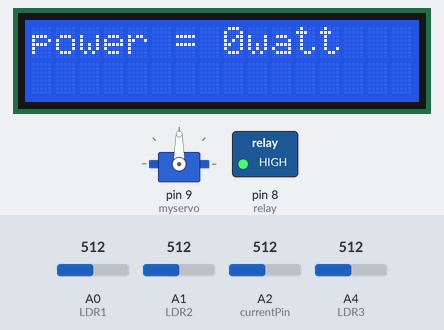
This sketch was run on a simulated Arduino Uno, built with avr-gcc and run on an emulated ATmega328P. On the bench: 16×2 character LCD, servo, switched loads named in the sketch (green lamp = pin HIGH). The test bench sets the inputs (shaded band); at power-on: A2 (currentPin) = 512, A4 (LDR3) = 512, A0 (LDR1) = 512, A1 (LDR2) = 512. What the sketch prints to the serial monitor is not drawn.

Above: at 1.3 s.
1.4 s: A2 (currentPin) set to 535
At 3.3 s:
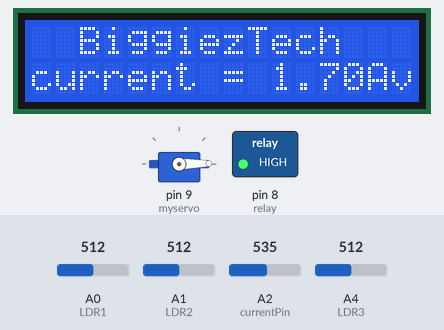
6.7 s: A2 (currentPin) set to 716
At 9.7 s:
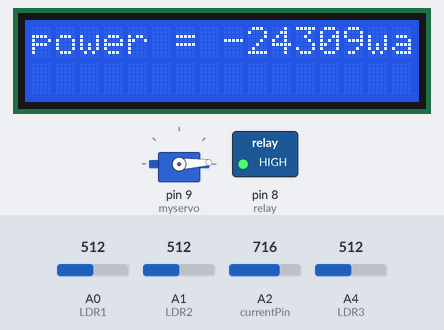
13.6 s: A2 (currentPin) set to 660
At 15.8 s:
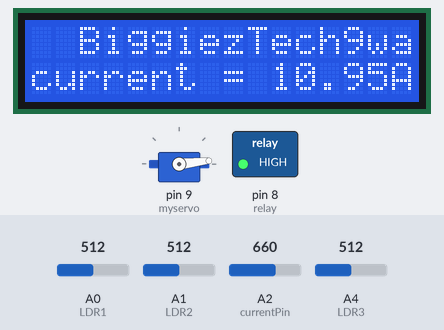
16.9 s: A2 (currentPin) set to 647
At 20.2 s:
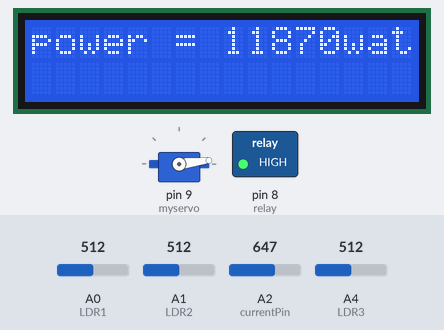
23.0 s: A4 (LDR3) set to 56
26.8 s: A4 (LDR3) set to 48
At 31.5 s:
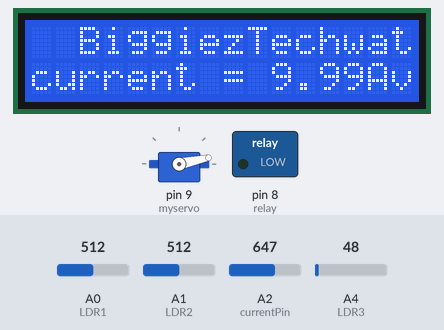
Timing chart, 0 to 52.5 s (numbered marks = the images above; inputs shaded):
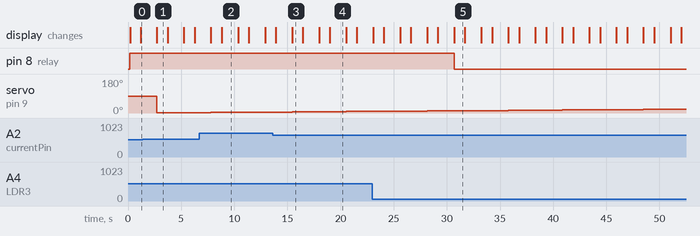

The sketch:

solarPower.ino
```cpp
// include the library code:
#include <LiquidCrystal.h>
#include <Servo.h>

LiquidCrystal lcd(11, 10, 7, 6, 5, 4);
Servo myservo;

int initial_position = 0;
const int currentPin = A2;
int relay = 8;
int LDR1 = A0;          //Pin at which LDR is connected
int LDR2 = A1;          //Pin at which LDR is connected
int LDR3 = A4;
int error = 1;          //initializing variable for error
int sensitivity = 66;
int adcValue = 0;
int offsetVoltage = 2500;
double adcVoltage = 0;
double currentValue = 0;

void setup() {
  // set up the LCD's number of columns and rows:
  pinMode(relay, OUTPUT);
  Serial.begin(9600);
  Serial.println("WELCOME TO ARDUINO SOLAR POWER PLANT ");
  Serial.println("          MONITORING SYSTEM ");
  Serial.println("By Felix Kumafutsa(Bict1816)");
  Serial.println("                                                                                  ");
  lcd.begin(16, 2);

  digitalWrite(relay, HIGH);
  myservo.attach(9);
}

void loop() {
  int R1 = analogRead(LDR1); // reading value from LDR 1
  int R2 = analogRead(LDR2); // reading value from LDR 2
  int R3 = analogRead(LDR3);
  int diff1 = abs(R1 - R2);  // Calculating the difference between the LDR's
  int diff2 = abs(R2 - R1);


  adcValue = analogRead(currentPin);
  adcVoltage = (adcValue / 1024.0) * 5000;
  currentValue = ((adcVoltage - offsetVoltage) / sensitivity);
  int loadVoltage = currentValue * 12;
  int power = loadVoltage * currentValue * currentValue;
  lcd.print("  BiggiezTech");
  lcd.setCursor(0, 1);
  lcd.print("current = ");
  lcd.print(currentValue, 2);
  lcd.print("A");


  lcd.print("voltage = ");
  lcd.print(int(loadVoltage));
  lcd.print("v");

  lcd.setCursor(0, 0);
  delay(1000);

  lcd.print("power = ");
  lcd.print(power);
  lcd.print("watt             ");
  lcd.setCursor(0, 1);
  lcd.print("                 ");
  lcd.setCursor(0, 0);
  delay(1000);

  int sensorValue = analogRead(A1);
  // print out the value you read:
  Serial.print("Light intensity = ");
  Serial.print(sensorValue);
  Serial.println(" Lux ");
  Serial.print("current =");
  Serial.print(currentValue, 2);
  Serial.println(" Amps");
  Serial.print("voltage = ");
  Serial.print(double(loadVoltage));
  Serial.println(" Volts");
  Serial.print("power = ");
  Serial.print(power);
  Serial.println(" watts");
  delay(500);


  if (R1 > R2)
  {
    initial_position = --initial_position;  //Move the servo towards 0 degree
    myservo.write(initial_position); // write the position to servo
  }
  else {
    initial_position = ++initial_position; //Move the servo towards 180 degree
    myservo.write(initial_position); // write the position to servo
  }


  if (R3 <= 50) {
    digitalWrite(relay, LOW);
    Serial.println("its day , lights are off");

  }
  else {
    if (R3 >= 60) {
      digitalWrite(relay, HIGH);

      Serial.println("its night, lights are on");
    }
  }

}
```

Measured:
- the behaviour switches between 524 and 525 on A2 (currentPin) (found by bisection; images 0 and 1)
- the behaviour switches between 648 and 647 on A2 (currentPin) (found by bisection; images 3 and 4)
- the behaviour switches between 51 and 50 on A4 (LDR3) (found by bisection; images 4 and 5)
- after the input at 1.4 s, the display: changes after 1.3 s (image 1)
- after the input at 6.7 s, the display: first changes after 1.1 s (image 2 shows a later state)
- after the input at 13.6 s, the display: first differs from a run without the input after 1.8 s (image 3)
- after the input at 16.9 s, the display: first changes after 1.1 s (image 4 shows a later state)
- after the input at 26.8 s, pin 8 (relay): HIGH → LOW after 3.9 s
